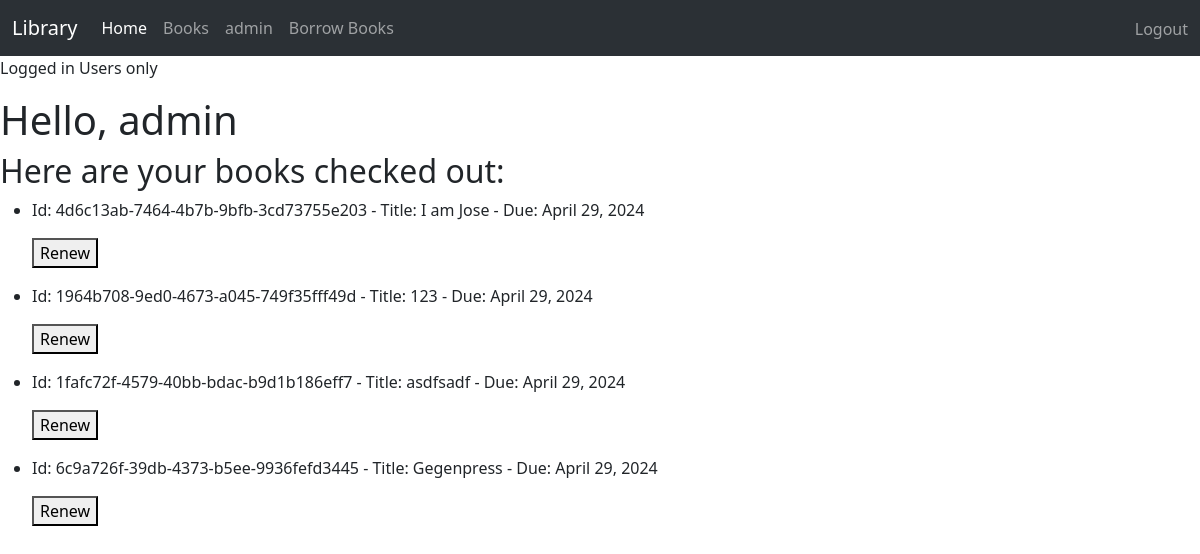
Before: /my_view/ (signed in) with the older database file.
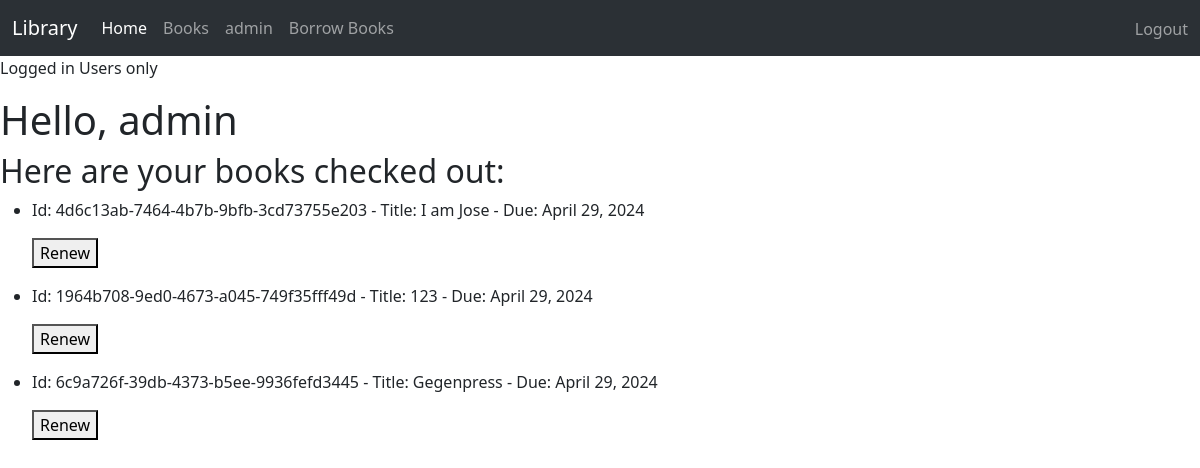
After: the same page with the newer database file.
### catalog/models.py (models this page shows, shortened)
class BookInstance(models.Model):
    id = models.UUIDField(primary_key=True,default=uuid.uuid4)
    book = models.ForeignKey('Book',on_delete=models.RESTRICT,null=True)
    imprint = models.CharField(max_length=200)
    due_back = models.DateField(null=True,blank=True)
    borrower = models.ForeignKey(User,on_delete=models.SET_NULL,null=True)
    LOAN_STATUS = (
        ('m','Maintenance'),
        ('o','On Loan'),
        ('a','Available'),
        ('r','Reserved')
    )
    status = models.CharField(max_length=1,choices=LOAN_STATUS,blank=True,default='m')
    class Meta:
        ordering = ['due_back']

class Book(models.Model):
    title = models.CharField(max_length=200)
    author = models.ForeignKey('Author',on_delete=models.SET_NULL,null=True)
    summary = models.TextField(max_length=600)
    isbn = models.CharField('ISBN',max_length=13,unique=True)
    genre = models.ManyToManyField(Genre)
    language = models.ForeignKey('Language',on_delete=models.SET_NULL,null=True)

### catalog/views.py (the view)
# urls.py: path('my_view/',views.CheckedOutBooksByUserView.as_view(),name='my_view'),
class CheckedOutBooksByUserView(LoginRequiredMixin,ListView):
    model = BookInstance
    template_name = 'catalog/my_view.html'
    paginate_by = 5 #5 book instances per page
    def get_queryset(self):
        return BookInstance.objects.filter(borrower=self.request.user).order_by('due_back')

### catalog/templates/catalog/my_view.html (shortened to what this page needs)
{% extends "catalog/index.html" %}
{% block content %}
<p>Logged in Users only</p>
<h1> Hello, {{ user.get_username }} </h1>
<h2>Here are your books checked out:</h2>
{% for book_instance in bookinstance_list %}
<ul>
    <li>
        <p>Id: {{ book_instance.id }} - Title: {{ book_instance.book.title }} - Due: {{ book_instance.due_back }}</p>
        <form action="{% url 'catalog:renew_book' book_instance.id %}" method="post">
            <button type="submit">Renew</button>
        </form>
    </li>
</ul>
{% endfor %}
{% endblock content %}

Changed rows visible on the page:
no longer on this page (row edited): BookInstance: id "1fafc72f-4579-40bb-bdac-b9d1b186eff7", book "asdfsadf", due_back "April 29, 2024"
